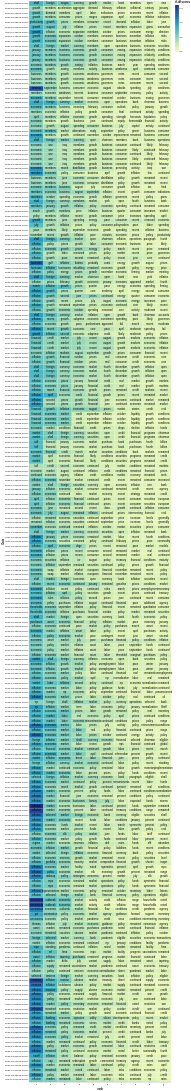

The notebook cell saved with this chart:
### Markdown cell above
**For Minutes**

### Code cell
pd.options.display.max_rows = 600
# adding a little randomness to break ties in term ranking
top_tfidf_plusRand = top_minutes.copy()
top_tfidf_plusRand['tf-idf scores'] = top_tfidf_plusRand['tf-idf scores'] + np.random.rand(top_minutes.shape[0])*0.0001

# base for all visualizations, with rank calculation
base = alt.Chart(top_tfidf_plusRand).encode(
    x = 'rank:O',
    y = 'Date:N'
).transform_window(
    rank = "rank()",
    sort = [alt.SortField("tf-idf scores", order="descending")],
    groupby = ["Date"],
)

# heatmap specification, the color follows the number of tfidf
heatmap = base.mark_rect().encode(
    color = 'tf-idf scores:Q'
)


# text labels, white for darker heatmap colors
text = base.mark_text(baseline='middle').encode(
    text = 'vocab:N',
    color = alt.condition(alt.datum.tfidf >= 0.23, alt.value('white'), alt.value('black'))
)

# display the three superimposed visualizations
(heatmap + text).properties(width=600)

### Figure 1 — Vega-Lite specification as saved in the notebook (floating-point values rounded to 4 significant figures; data arrays with more than 128 entries replaced by an {"elided": "..."} marker saying what was removed)
{"config": {"view": {"continuousWidth": 300, "continuousHeight": 300}}, "layer": [{"mark": {"type": "rect"}, "encoding": {"color": {"field": "tf-idf scores", "type": "quantitative"}, "x": {"field": "rank", "type": "ordinal"}, "y": {"field": "Date", "type": "nominal"}}, "transform": [{"window": [{"op": "rank", "field": "", "as": "rank"}], "groupby": ["Date"], "sort": [{"field": "tf-idf scores", "order": "descending"}]}]}, {"mark": {"type": "text", "baseline": "middle"}, "encoding": {"color": {"condition": {"test": "(datum.tfidf >= 0.23)", "value": "white"}, "value": "black"}, "text": {"field": "vocab", "type": "nominal"}, "x": {"field": "rank", "type": "ordinal"}, "y": {"field": "Date", "type": "nominal"}}, "transform": [{"window": [{"op": "rank", "field": "", "as": "rank"}], "groupby": ["Date"], "sort": [{"field": "tf-idf scores", "order": "descending"}]}]}], "data": {"name": "data-502e4a9bd67a7b867863f7089c7f608b"}, "width": 600, "$schema": "https://vega.github.io/schema/vega-lite/v5.20.1.json", "datasets": {"data-502e4a9bd67a7b867863f7089c7f608b": {"elided": "2290 records"}}}
